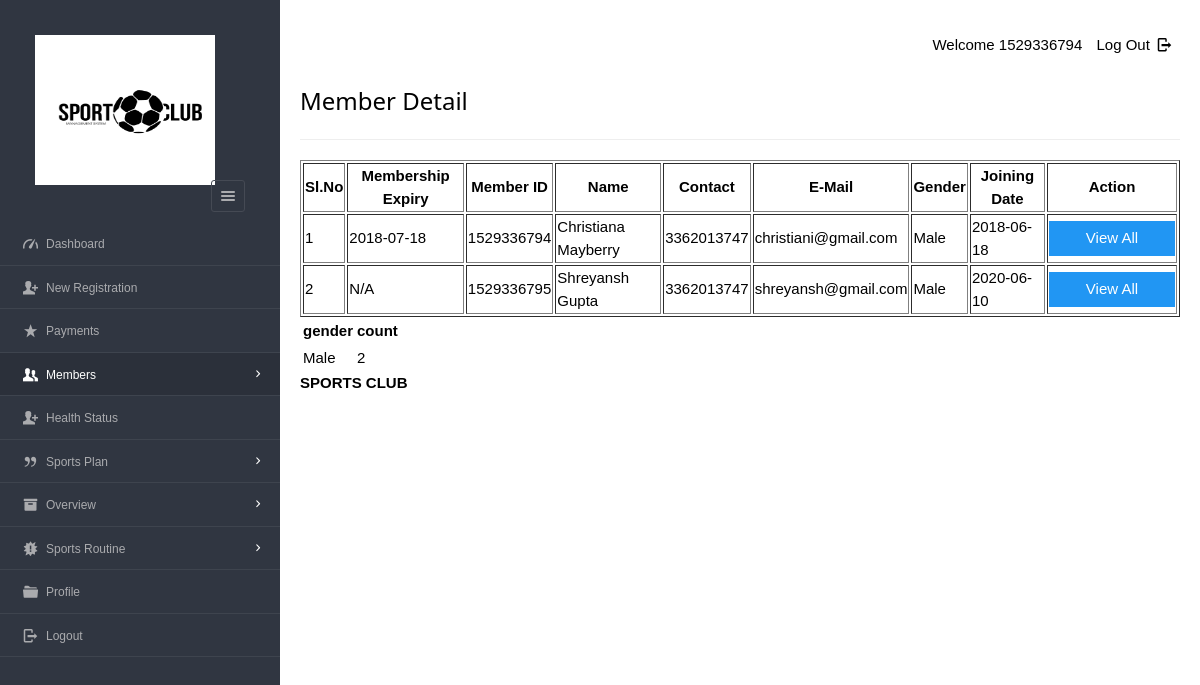
Page /dashboard/admin/table_view.php (signed in) on the earlier database version.
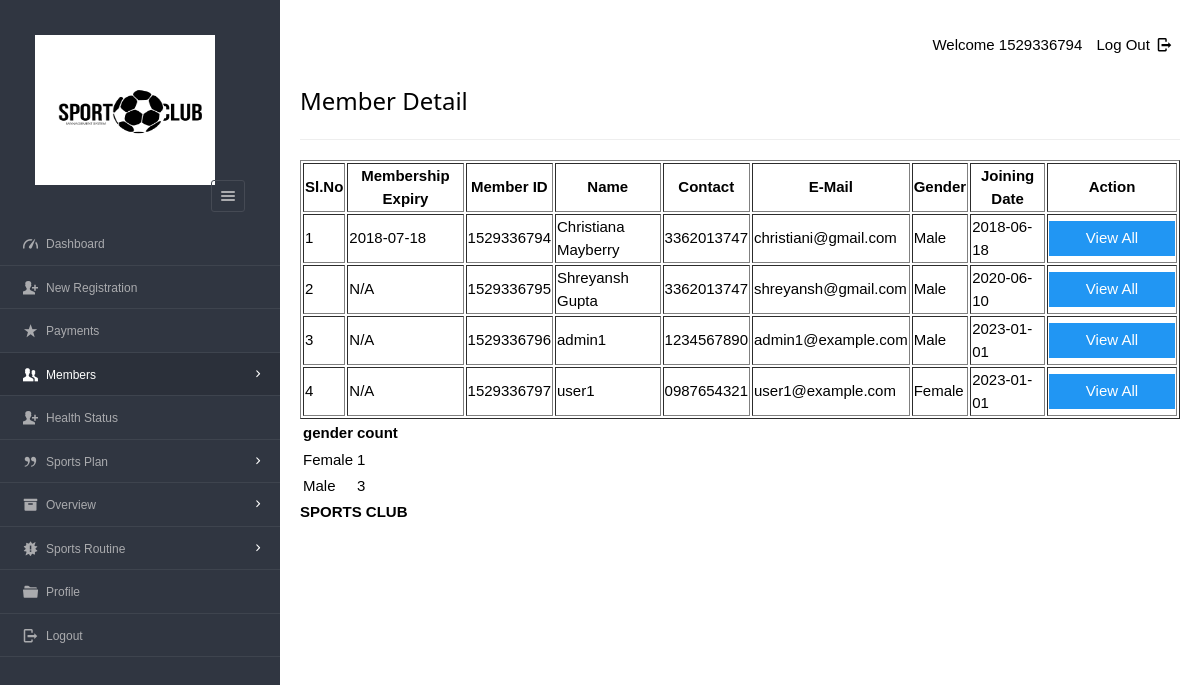
Same page on the later database version.
### tables this page shows
CREATE TABLE `enrolls_to` (
`et_id` int(5) NOT NULL AUTO_INCREMENT,
`pid` varchar(8),
`uid` varchar(20),
`paid_date` varchar(15),
`expire` varchar(15),
`renewal` varchar(15),
PRIMARY KEY (`et_id`) USING BTREE,
INDEX `user_ID`(`uid`) USING BTREE,
INDEX `plan_ID_idx`(`pid`) USING BTREE,
CONSTRAINT `plan_ID` FOREIGN KEY (`pid`) REFERENCES `plan` (`pid`) ON DELETE NO ACTION ON UPDATE NO ACTION,
CONSTRAINT `user_ID` FOREIGN KEY (`uid`) REFERENCES `users` (`userid`) ON DELETE CASCADE ON UPDATE NO ACTION
);

CREATE TABLE `users`(
`id` int(11) NOT NULL AUTO_INCREMENT,
`userid` varchar(20),
`username` varchar(40),
`gender` varchar(8),
`mobile` varchar(20),
`email` varchar(20),
`dob` varchar(10),
`joining_date` varchar(10),
PRIMARY KEY (`id`) USING BTREE,
UNIQUE INDEX `email`(`email`) USING BTREE,
INDEX `userid`(`userid`) USING BTREE
);

### dashboard/admin/table_view.php (the view, shortened to what this page needs)
<?php
require '../../include/db_conn.php';
?>
<!DOCTYPE html>
<html lang="en">
<head>
    <link rel="stylesheet" href="../../css/style.css" id="style-resource-5">
    <link rel="stylesheet" href="../../css/dashMain.css">
    <link rel="stylesheet" type="text/css" href="../../css/entypo.css">
    <link href="a1style.css" rel="stylesheet" type="text/css">
</head>
<body class="page-body page-fade" onload="collapseSidebar()">
    <div class="page-container sidebar-collapsed" id="navbarcollapse">
        <div class="sidebar-menu">
            <header class="logo-env">
                <div class="logo">
                    <a href="main.php">
                        <img src="logo1.png" alt="" width="192" height="80" />
                    </a>
                </div>
                <div class="sidebar-collapse" onclick="collapseSidebar()">
                    <a href="#" class="sidebar-collapse-icon with-animation">
                        <i class="entypo-menu"></i>
                    </a>
                </div>
            </header>
            <?php include('nav.php'); ?>
        </div>
        <div class="main-content">
            <div class="row">
                <div class="col-md-6 col-sm-8 clearfix"></div>
                <div class="col-md-6 col-sm-4 clearfix hidden-xs">
                    <ul class="list-inline links-list pull-right">
                        <li>Welcome <?php echo $_SESSION['full_name']; ?></li>
                        <li>
                            <a href="logout.php">
                                Log Out <i class="entypo-logout right"></i>
                            </a>
                        </li>
                    </ul>
                </div>
            </div>
            <h3>Member Detail</h3>
            <hr />
            <table class="table table-bordered datatable" id="table-1" border=1>
                <thead>
                    <tr><h2>
                        <th>Sl.No</th>
                        <th>Membership Expiry</th>
                        <th>Member ID</th>
                        <th>Name</th>
                        <th>Contact</th>
                        <th>E-Mail</th>
                        <th>Gender</th>
                        <th>Joining Date</th>
                        <th>Action</th></h2>
                    </tr>
                </thead>
                <tbody>
                    <?php
                    $query = "SELECT u.*, e.expire
                              FROM users u
                              LEFT JOIN enrolls_to e ON u.userid = e.uid AND e.renewal = 'yes'
                              ORDER BY u.joining_date";
                    $result = mysqli_query($con, $query);
                    $sno = 1;
                    if (mysqli_affected_rows($con) != 0) {
                        while ($row = mysqli_fetch_array($result, MYSQLI_ASSOC)) {
                            echo "<tr><td>".$sno."</td>";
                            echo "<td>" . ($row['expire'] ? $row['expire'] : 'N/A') . "</td>";
                            echo "<td>" . $row['userid'] . "</td>";
                            echo "<td>" . $row['username'] . "</td>";
                            echo "<td>" . $row['mobile'] . "</td>";
                            echo "<td>" . $row['email'] . "</td>";
                            echo "<td>" . $row['gender'] . "</td>";
                            echo "<td>" . $row['joining_date'] ."</td>";
                            echo "<td><form action='viewall_detail.php' method='post'><input type='hidden' name='name' value='" . $row['userid'] . "'/><input type='submit' class='a1-btn a1-blue' id='button1' value='View All ' class='btn btn-info'/></form></td></tr>";
                            $sno++;
                        }
                    }
                    $res = mysqli_query($con, "CALL `countGender`();") or die("query fail:" . mysqli_error($con));
                    echo "<table><tr><th>gender</th><th>count</th></tr>";
                    while ($row = mysqli_fetch_array($res)) {
                        echo "<tr><td>" . $row['gender'] . "</td>";
                        echo "<td>" . $row['COUNT(*)'] . "</td></tr>";
                    }
                    echo "</table>";
                    ?>
                </tbody>
            </table>
            <?php include('footer.php'); ?>
        </div>
    </body>
</html>

Differences in the rows shown:
added users: shows "N/A", userid "1529336796", username "admin1", mobile "1234567890", email "admin1@example.com", gender "Male", joining_date "2023-01-01"
added users: shows "N/A", userid "1529336797", username "user1", mobile "0987654321", email "user1@example.com", gender "Female", joining_date "2023-01-01"
Other differences:
new list line: "Female 1"
new list line: "Male 3"
list line gone: "Male 2"
